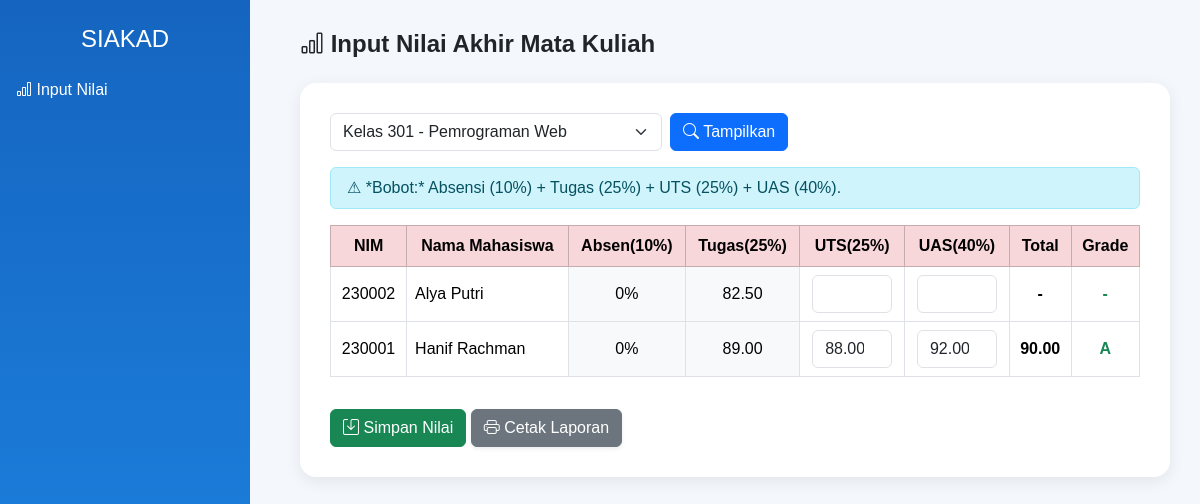
/Dosen/test.php?kelas=301, run on the app's committed database.
### tables this page shows
CREATE TABLE `mahasiswa` (
  `id_mahasiswa` int(11) NOT NULL,
  `nim` varchar(20) NOT NULL,
  `nama_mahasiswa` varchar(100) NOT NULL,
  `id_prodi` int(11) DEFAULT NULL,
  `id_kelas` int(11) DEFAULT NULL,
  `angkatan` year(4) DEFAULT NULL,
  `email` varchar(100) DEFAULT NULL,
  `no_hp` varchar(20) DEFAULT NULL,
  `id_dosen_pembimbing` int(11) DEFAULT NULL,
  `alamat` text DEFAULT NULL,
  `status_akademik` enum('aktif','cuti','lulus','nonaktif') DEFAULT 'aktif'
);

### Dosen/test.php (the view, shortened to what this page needs)
<?php
$host = 'localhost';
$user = 'root';
$pass = '';
$db = 'universitas';
$conn = new mysqli($host, $user, $pass, $db);
function h($s){ return htmlspecialchars($s ?? '', ENT_QUOTES); }
$id_dosen = $_SESSION['user_nik'] ?? null;
$stmtKelas = $conn->prepare("SELECT k.id_kelas, mk.nama FROM kelas k JOIN mata_kuliah mk ON k.kode_matkul = mk.kode_matkul WHERE k.id_dosen = ?");
$stmtKelas->bind_param("i", $id_dosen);
$stmtKelas->execute();
$kelas = $stmtKelas->get_result();
$selected_kelas = $_GET['kelas'] ?? '';
$mahasiswa = null;
if ($selected_kelas) {
    $sql = "
        SELECT
            m.id_mahasiswa, m.nim, m.nama_mahasiswa,
            na.nilai_uts, na.nilai_uas, na.nilai_akhir, na.grade,
            -- Rata-rata Tugas
            (SELECT AVG(nt.nilai) FROM nilai_tugas nt JOIN tugas t ON nt.id_tugas = t.id_tugas JOIN pertemuan p ON t.id_pertemuan = p.id_pertemuan WHERE p.id_kelas = ? AND nt.id_mahasiswa = m.id_mahasiswa) AS rata_tugas,
            -- Persentase Kehadiran (Hadir / Total Pertemuan * 100)
            (SELECT (COUNT(CASE WHEN status_absensi='Hadir' THEN 1 END) / COUNT(*)) * 100
             FROM absensi a JOIN pertemuan p ON a.id_pertemuan = p.id_pertemuan
             WHERE p.id_kelas = ? AND a.nim_mahasiswa = m.nim) AS persen_hadir
        FROM mahasiswa m
        JOIN krs ON krs.id_mahasiswa = m.id_mahasiswa AND krs.id_kelas = ?
        LEFT JOIN nilai_akhir na ON na.id_krs = krs.id_krs
        WHERE krs.status = 'Disetujui'
        ORDER BY m.nama_mahasiswa ASC";
    $stmtMhs = $conn->prepare($sql);
    $stmtMhs->bind_param("iii", $selected_kelas, $selected_kelas, $selected_kelas);
    $stmtMhs->execute();
    $mahasiswa = $stmtMhs->get_result();
}
?>
<!DOCTYPE html>
<html lang="id">
<head>
    <link href="https://cdn.jsdelivr.net/npm/bootstrap@5.3.3/dist/css/bootstrap.min.css" rel="stylesheet">
    <link href="https://cdn.jsdelivr.net/npm/bootstrap-icons@1.11.1/font/bootstrap-icons.css" rel="stylesheet">
</head>
<body>
<div class="sidebar no-print">
    <h4 class="text-center">SIAKAD</h4>
    <a href="#" class="nav-link text-white px-3 mt-4 active"><i class="bi bi-bar-chart"></i> Input Nilai</a>
</div>
<div class="content">
    <h4 class="fw-semibold mb-4 no-print"><i class="bi bi-bar-chart"></i> Input Nilai Akhir Mata Kuliah</h4>
    <div class="penilaian-box">
        <form method="GET" class="d-flex flex-wrap gap-2 mb-3 no-print">
            <select name="kelas" class="form-select w-auto" required>
                <?php while ($k = $kelas->fetch_assoc()): ?>
                    <option value="<?= h($k['id_kelas']) ?>" <?= $selected_kelas == $k['id_kelas'] ? 'selected' : '' ?>>
                        Kelas <?= h($k['id_kelas']); ?> - <?= h($k['nama']); ?>
                    </option>
                <?php endwhile; ?>
            </select>
            <button type="submit" class="btn btn-primary"><i class="bi bi-search"></i> Tampilkan</button>
        </form>
        <?php if ($selected_kelas && $mahasiswa && $mahasiswa->num_rows > 0): ?>
            <div class="alert alert-info py-2 no-print">
                ⚠ *Bobot:* Absensi (10%) + Tugas (25%) + UTS (25%) + UAS (40%).
            </div>
            <form method="POST">
                <div class="table-responsive">
                    <table class="table table-bordered align-middle text-center">
                        <thead class="table-danger text-white">
                            <tr>
                                <th>NIM</th>
                                <th>Nama Mahasiswa</th>
                                <th>Absen(10%)</th>
                                <th>Tugas(25%)</th>
                                <th>UTS(25%)</th>
                                <th>UAS(40%)</th>
                                <th>Total</th>
                                <th>Grade</th>
                            </tr>
                        </thead>
                        <tbody>
                            <?php while ($mhs = $mahasiswa->fetch_assoc()):
                                $rata_tugas = $mhs['rata_tugas'] ?? 0;
                                $persen_hadir = $mhs['persen_hadir'] ?? 0;
                            ?>
                                <tr>
                                    <td><?= h($mhs['nim']); ?></td>
                                    <td class="text-start"><?= h($mhs['nama_mahasiswa']); ?></td>
                                    <td class="bg-light">
                                        <?= number_format($persen_hadir, 0); ?>%
                                    </td>
                                    <td class="bg-light">
                                        <?= number_format($rata_tugas, 2); ?>
                                    </td>
                                    <td>
                                        <input type="number" name="nilai[<?= $mhs['id_mahasiswa']; ?>][uts]" class="form-control text-center mx-auto" style="width: 80px;" step="0.01" value="<?= h($mhs['nilai_uts'] ?? ''); ?>" required>
                                    </td>
                                    <td>
                                        <input type="number" name="nilai[<?= $mhs['id_mahasiswa']; ?>][uas]" class="form-control text-center mx-auto" style="width: 80px;" step="0.01" value="<?= h($mhs['nilai_uas'] ?? ''); ?>" required>
                                    </td>
                                    <td class="fw-bold"><?= $mhs['nilai_akhir'] ? number_format($mhs['nilai_akhir'], 2) : '-'; ?></td>
                                    <td class="fw-bold text-success"><?= h($mhs['grade'] ?? '-'); ?></td>
                                </tr>
                            <?php endwhile; ?>
                        </tbody>
                    </table>
                </div>
                <div class="mt-3 no-print">
                    <button type="submit" name="simpan_nilai_akhir" class="btn btn-success">
                        <i class="bi bi-save"></i> Simpan Nilai
                    </button>
                    <button type="button" onclick="window.print()" class="btn btn-secondary shadow-sm">
                        <i class="bi bi-printer"></i> Cetak Laporan
                    </button>
                </div>
            </form>
        <?php elseif ($selected_kelas): ?>
            <p class="alert alert-info text-center">Tidak ditemukan mahasiswa atau krs belum disetujui.</p>
        <?php endif; ?>
    </div>
</div>
</body>
</html>

### Dosen/test.php (style rules this page uses)
body { background-color: #f4f7fc; font-family: 'Poppins', sans-serif; }
.sidebar { width: 250px; min-height: 100vh; background: linear-gradient(180deg, #1565c0, #1e88e5); position: fixed; left: 0; top: 0; padding: 25px 0; color: white; }
.content { margin-left: 270px; padding: 30px; }
.penilaian-box { background: #fff; border-radius: 16px; box-shadow: 0 4px 16px rgba(0,0,0,0.08); padding: 30px; }

### data on the page
mahasiswa: nim "230002", nama_mahasiswa "Alya Putri", persen_hadir "0", rata_tugas "82.50", grade "-"
mahasiswa: nim "230001", nama_mahasiswa "Hanif Rachman", persen_hadir "0", rata_tugas "89.00", nilai_uts "88.00", nilai_uas "92.00", nilai_akhir "90.00", grade "A"
